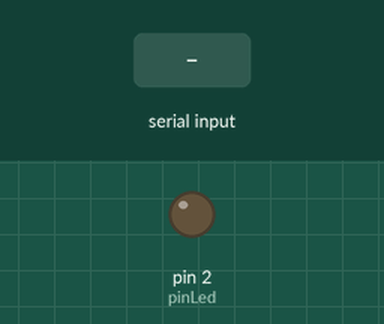
This sketch was run on a simulated Arduino Uno, built with avr-gcc and run on an emulated ATmega328P. Shown: output pins drawn as LEDs (lit = HIGH). The test bench sets the inputs (shaded band).

Above: at 1.2 s.
1.3 s: "h" received over Serial
At 1.8 s:
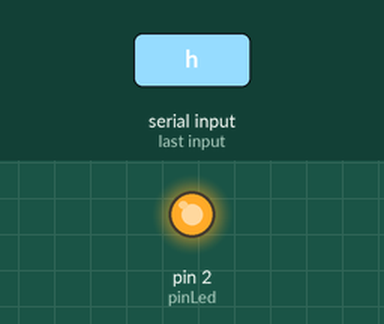
2.8 s: "1" received over Serial
At 4.2 s:
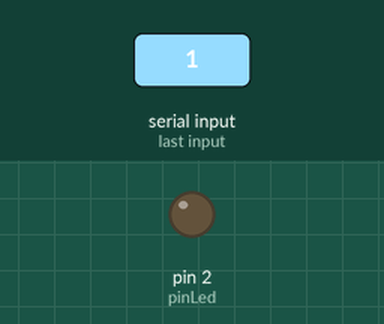
Timing chart, 0 to 5.8 s (numbered marks = the images above; inputs shaded):
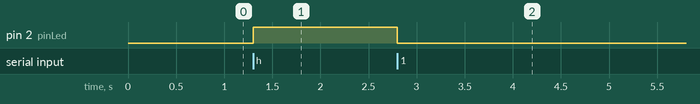

Measured:
- after the input at 1.3 s, pin 2 (pinLed): LOW → HIGH at once
- after the input at 2.8 s, pin 2 (pinLed): HIGH → LOW at once

The sketch:

Encender_led_-_datos_de_processing_a_arduino.ino
```cpp
char opcion;
int pinLed = 2;

void setup() {
  pinMode(pinLed,OUTPUT);
  Serial.begin(9600);
}

void loop() {
  if(Serial.available() > 0){
    opcion = Serial.read();

    if(opcion == 'h'){
      digitalWrite(pinLed,HIGH);
    }
    else{
     digitalWrite(pinLed,LOW);
    }
  }
}
```
